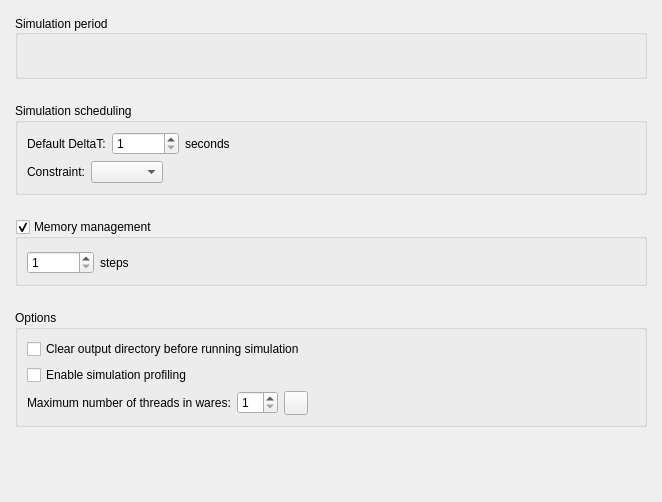
<?xml version="1.0" encoding="UTF-8"?>
<ui version="4.0">
 <class>RunConfigurationWidget</class>
 <widget class="QWidget" name="RunConfigurationWidget">
  <property name="geometry">
   <rect>
    <x>0</x>
    <y>0</y>
    <width>662</width>
    <height>502</height>
   </rect>
  </property>
  <property name="windowTitle">
   <string notr="true"/>
  </property>
  <layout class="QVBoxLayout" name="verticalLayout" stretch="0,0,0,0,1">
   <property name="spacing">
    <number>24</number>
   </property>
   <property name="leftMargin">
    <number>15</number>
   </property>
   <property name="topMargin">
    <number>15</number>
   </property>
   <property name="rightMargin">
    <number>15</number>
   </property>
   <property name="bottomMargin">
    <number>15</number>
   </property>
   <item>
    <widget class="QGroupBox" name="groupBox">
     <property name="title">
      <string>Simulation period</string>
     </property>
     <property name="alignment">
      <set>Qt::AlignLeading|Qt::AlignLeft|Qt::AlignVCenter</set>
     </property>
     <property name="flat">
      <bool>false</bool>
     </property>
     <property name="checkable">
      <bool>false</bool>
     </property>
     <layout class="QHBoxLayout" name="horizontalLayout_5">
      <property name="topMargin">
       <number>12</number>
      </property>
      <item>
       <widget class="openfluid::ui::common::TimePeriodWidget" name="PeriodWidget" native="true"/>
      </item>
      <item>
       <spacer name="horizontalSpacer">
        <property name="orientation">
         <enum>Qt::Horizontal</enum>
        </property>
        <property name="sizeHint" stdset="0">
         <size>
          <width>40</width>
          <height>20</height>
         </size>
        </property>
       </spacer>
      </item>
     </layout>
    </widget>
   </item>
   <item>
    <widget class="QGroupBox" name="groupBox_2">
     <property name="title">
      <string>Simulation scheduling</string>
     </property>
     <layout class="QVBoxLayout" name="verticalLayout_2">
      <item>
       <layout class="QHBoxLayout" name="horizontalLayout_2">
        <item>
         <widget class="QLabel" name="label_3">
          <property name="sizePolicy">
           <sizepolicy hsizetype="Maximum" vsizetype="Preferred">
            <horstretch>0</horstretch>
            <verstretch>0</verstretch>
           </sizepolicy>
          </property>
          <property name="text">
           <string>Default DeltaT:</string>
          </property>
         </widget>
        </item>
        <item>
         <widget class="QSpinBox" name="DeltaTSpinBox">
          <property name="sizePolicy">
           <sizepolicy hsizetype="Maximum" vsizetype="Fixed">
            <horstretch>0</horstretch>
            <verstretch>0</verstretch>
           </sizepolicy>
          </property>
          <property name="minimum">
           <number>1</number>
          </property>
          <property name="maximum">
           <number>2147483647</number>
          </property>
         </widget>
        </item>
        <item>
         <widget class="QLabel" name="label_4">
          <property name="text">
           <string>seconds</string>
          </property>
         </widget>
        </item>
        <item>
         <spacer name="horizontalSpacer_4">
          <property name="orientation">
           <enum>Qt::Horizontal</enum>
          </property>
          <property name="sizeHint" stdset="0">
           <size>
            <width>40</width>
            <height>20</height>
           </size>
          </property>
         </spacer>
        </item>
       </layout>
      </item>
      <item>
       <layout class="QHBoxLayout" name="horizontalLayout_3">
        <item>
         <widget class="QLabel" name="label_5">
          <property name="sizePolicy">
           <sizepolicy hsizetype="Maximum" vsizetype="Preferred">
            <horstretch>0</horstretch>
            <verstretch>0</verstretch>
           </sizepolicy>
          </property>
          <property name="text">
           <string>Constraint:</string>
          </property>
         </widget>
        </item>
        <item>
         <widget class="QComboBox" name="ConstraintComboBox"/>
        </item>
        <item>
         <spacer name="horizontalSpacer_2">
          <property name="orientation">
           <enum>Qt::Horizontal</enum>
          </property>
          <property name="sizeHint" stdset="0">
           <size>
            <width>40</width>
            <height>20</height>
           </size>
          </property>
         </spacer>
        </item>
       </layout>
      </item>
     </layout>
    </widget>
   </item>
   <item>
    <widget class="QGroupBox" name="MemoryGroupBox">
     <property name="title">
      <string>Memory management</string>
     </property>
     <property name="checkable">
      <bool>true</bool>
     </property>
     <layout class="QHBoxLayout" name="horizontalLayout">
      <property name="topMargin">
       <number>12</number>
      </property>
      <item>
       <widget class="QSpinBox" name="MemoryStepsSpinBox">
        <property name="minimum">
         <number>1</number>
        </property>
        <property name="maximum">
         <number>2147483647</number>
        </property>
       </widget>
      </item>
      <item>
       <widget class="QLabel" name="label_6">
        <property name="text">
         <string>steps</string>
        </property>
       </widget>
      </item>
      <item>
       <spacer name="horizontalSpacer_3">
        <property name="orientation">
         <enum>Qt::Horizontal</enum>
        </property>
        <property name="sizeHint" stdset="0">
         <size>
          <width>40</width>
          <height>20</height>
         </size>
        </property>
       </spacer>
      </item>
     </layout>
    </widget>
   </item>
   <item>
    <widget class="QGroupBox" name="groupBox_3">
     <property name="title">
      <string>Options</string>
     </property>
     <layout class="QVBoxLayout" name="verticalLayout_3">
      <item>
       <widget class="QCheckBox" name="ClearOutputCheckBox">
        <property name="text">
         <string>Clear output directory before running simulation</string>
        </property>
       </widget>
      </item>
      <item>
       <widget class="QCheckBox" name="ProfilingCheckBox">
        <property name="text">
         <string>Enable simulation profiling</string>
        </property>
       </widget>
      </item>
      <item>
       <layout class="QHBoxLayout" name="horizontalLayout_4">
        <item>
         <widget class="QLabel" name="label_7">
          <property name="text">
           <string>Maximum number of threads in wares:</string>
          </property>
         </widget>
        </item>
        <item>
         <widget class="QSpinBox" name="ThreadsSpinBox">
          <property name="minimum">
           <number>1</number>
          </property>
         </widget>
        </item>
        <item>
         <widget class="QPushButton" name="ResetThreadsButton">
          <property name="sizePolicy">
           <sizepolicy hsizetype="Fixed" vsizetype="Fixed">
            <horstretch>0</horstretch>
            <verstretch>0</verstretch>
           </sizepolicy>
          </property>
          <property name="minimumSize">
           <size>
            <width>24</width>
            <height>24</height>
           </size>
          </property>
          <property name="maximumSize">
           <size>
            <width>24</width>
            <height>24</height>
           </size>
          </property>
          <property name="text">
           <string notr="true"/>
          </property>
         </widget>
        </item>
        <item>
         <spacer name="horizontalSpacer_5">
          <property name="orientation">
           <enum>Qt::Horizontal</enum>
          </property>
          <property name="sizeHint" stdset="0">
           <size>
            <width>40</width>
            <height>20</height>
           </size>
          </property>
         </spacer>
        </item>
       </layout>
      </item>
     </layout>
    </widget>
   </item>
   <item>
    <spacer name="verticalSpacer">
     <property name="orientation">
      <enum>Qt::Vertical</enum>
     </property>
     <property name="sizeHint" stdset="0">
      <size>
       <width>20</width>
       <height>40</height>
      </size>
     </property>
    </spacer>
   </item>
  </layout>
 </widget>
 <customwidgets>
  <customwidget>
   <class>openfluid::ui::common::TimePeriodWidget</class>
   <extends>QWidget</extends>
   <header location="global">openfluid/ui/common/TimePeriodWidget.hpp</header>
   <container>1</container>
  </customwidget>
 </customwidgets>
 <resources/>
 <connections/>
</ui>
